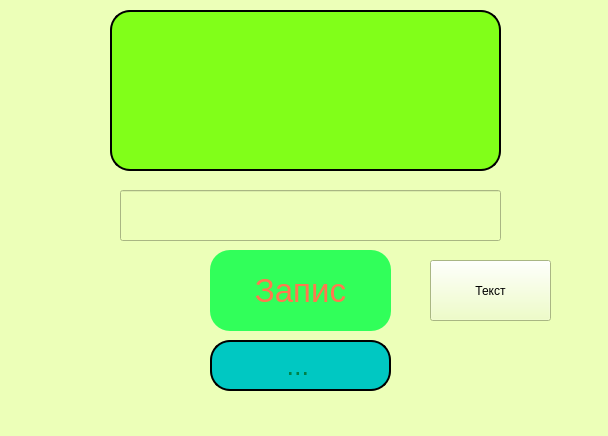
<?xml version="1.0" encoding="UTF-8"?>
<ui version="4.0">
 <class>MainWindow</class>
 <widget class="QMainWindow" name="MainWindow">
  <property name="geometry">
   <rect>
    <x>0</x>
    <y>0</y>
    <width>608</width>
    <height>436</height>
   </rect>
  </property>
  <property name="font">
   <font>
    <pointsize>8</pointsize>
   </font>
  </property>
  <property name="windowTitle">
   <string>MainWindow</string>
  </property>
  <property name="styleSheet">
   <string notr="true"> background-color:rgb(236, 255, 184);</string>
  </property>
  <widget class="QWidget" name="centralwidget">
   <widget class="QPushButton" name="start_zapis">
    <property name="geometry">
     <rect>
      <x>210</x>
      <y>250</y>
      <width>181</width>
      <height>81</height>
     </rect>
    </property>
    <property name="font">
     <font>
      <pointsize>25</pointsize>
     </font>
    </property>
    <property name="styleSheet">
     <string notr="true">color: rgb(255, 120, 79);
background-color: rgb(49, 255, 90);
border: 2pk solid black;
border-radius: 20px;</string>
    </property>
    <property name="text">
     <string>Запис</string>
    </property>
   </widget>
   <widget class="QLabel" name="lbl_inform">
    <property name="geometry">
     <rect>
      <x>210</x>
      <y>340</y>
      <width>181</width>
      <height>51</height>
     </rect>
    </property>
    <property name="font">
     <font>
      <pointsize>20</pointsize>
     </font>
    </property>
    <property name="styleSheet">
     <string notr="true">color: rgb(0, 129, 71);
background-color:rgb(0, 200, 194);
border: 2px solid black;
border-radius: 20px;</string>
    </property>
    <property name="text">
     <string>         ...</string>
    </property>
   </widget>
   <widget class="QTextEdit" name="textEdit">
    <property name="geometry">
     <rect>
      <x>110</x>
      <y>10</y>
      <width>391</width>
      <height>161</height>
     </rect>
    </property>
    <property name="font">
     <font>
      <pointsize>15</pointsize>
     </font>
    </property>
    <property name="styleSheet">
     <string notr="true">color: rgb(255, 107, 236);
background-color: rgb(129, 255, 25);
border: 2px solid black;
border-radius: 20px;</string>
    </property>
   </widget>
   <widget class="QLabel" name="label_2">
    <property name="geometry">
     <rect>
      <x>10</x>
      <y>320</y>
      <width>91</width>
      <height>81</height>
     </rect>
    </property>
    <property name="text">
     <string/>
    </property>
    <property name="pixmap">
     <pixmap>Снимок экрана 2026-07-05 135412.png</pixmap>
    </property>
    <property name="scaledContents">
     <bool>true</bool>
    </property>
   </widget>
   <widget class="QLineEdit" name="lineEdit">
    <property name="geometry">
     <rect>
      <x>120</x>
      <y>190</y>
      <width>381</width>
      <height>51</height>
     </rect>
    </property>
   </widget>
   <widget class="QPushButton" name="pushButton">
    <property name="geometry">
     <rect>
      <x>430</x>
      <y>260</y>
      <width>121</width>
      <height>61</height>
     </rect>
    </property>
    <property name="text">
     <string>Текст</string>
    </property>
   </widget>
  </widget>
  <widget class="QMenuBar" name="menubar">
   <property name="geometry">
    <rect>
     <x>0</x>
     <y>0</y>
     <width>608</width>
     <height>21</height>
    </rect>
   </property>
  </widget>
  <widget class="QStatusBar" name="statusbar"/>
 </widget>
 <resources/>
 <connections/>
</ui>
